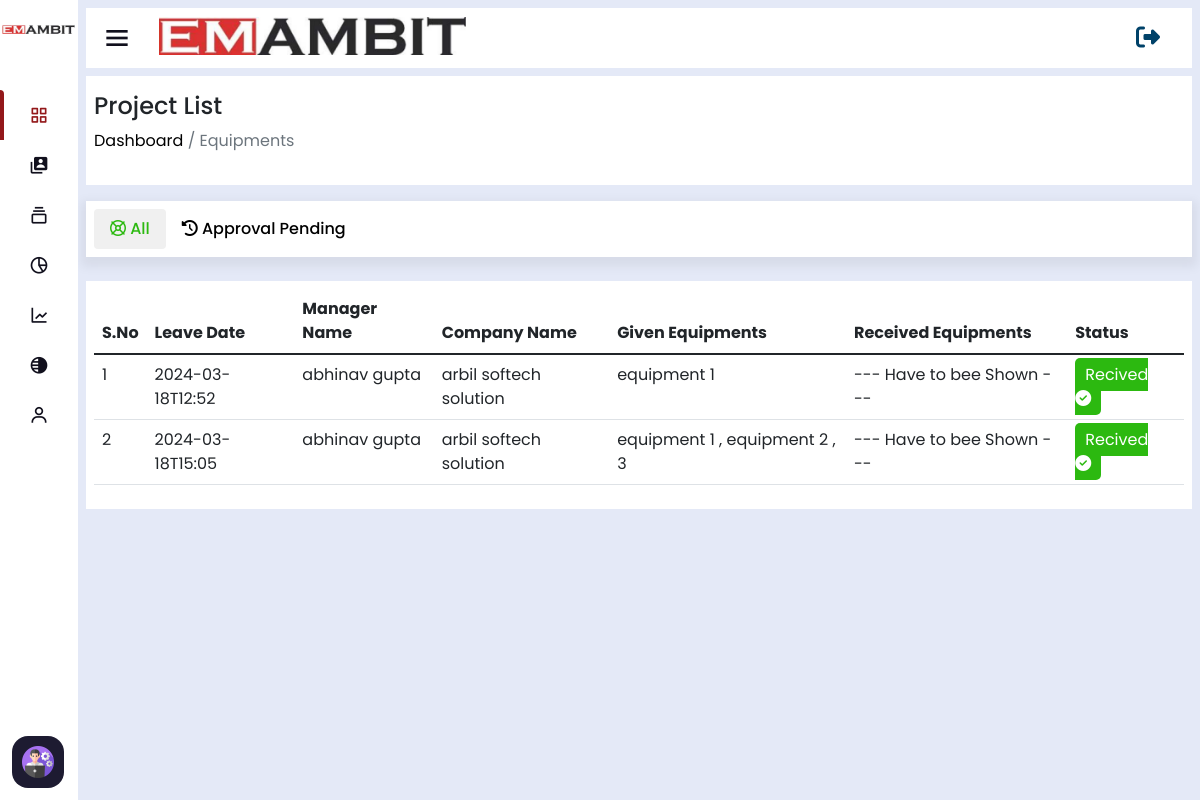
/equipment-page/ (signed in), run on an earlier commit of the app's database.
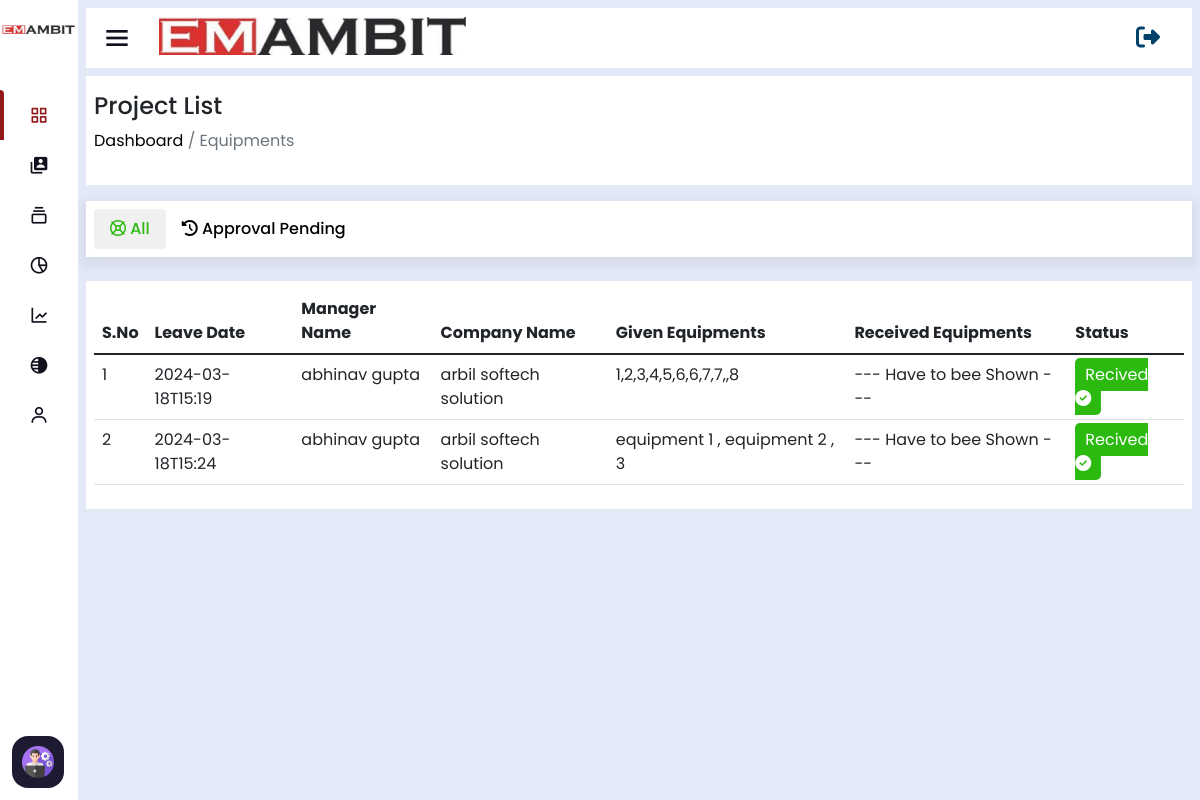
And on a later commit of the database.
### home/models.py (models this page shows, shortened)
class AssignEngineer(models.Model):
    company_name=models.ForeignKey(ClientCompanyInfo,on_delete=models.CASCADE)
    manager_name=models.ForeignKey(CustomUser,on_delete=models.CASCADE,related_name='manager_assignments',default=None)
    engineer_one=models.ForeignKey(CustomUser,on_delete=models.CASCADE, null=True,blank=True,related_name='engineer_one_assignments')
    engineer_two=models.ForeignKey(CustomUser,on_delete=models.CASCADE,null=True,blank=True, related_name='engineer_two_assignments')
    engineer_three=models.ForeignKey(CustomUser,on_delete=models.CASCADE,null=True,blank=True, related_name='engineer_three_assignments')
    visit_purpose=models.CharField(max_length=254)
    machine_type=models.CharField(max_length=254)
    leave_date=models.CharField(max_length=254)
    reach_date=models.CharField(max_length=254)
    travel_by=models.ForeignKey(AddTravelBy,on_delete=models.CASCADE)
    timestampt=models.DateTimeField(auto_now_add=True,null=True,blank=True)
    ending_date=models.CharField(max_length=100,null=True,blank=True,default='Work on Progress')
    work_status=models.CharField(max_length=100,blank=True,null=True,default='Doing')
    project_link=models.CharField(max_length=1000,null=True,blank=True)
    download_link=models.CharField(max_length=254,null=True,blank=True)
    equipment = models.TextField(max_length=1000,null=True,blank=True)

class CustomUser(AbstractUser):
    username = None
    email = models.EmailField(unique=True)
    user_phone = models.CharField(max_length=50,unique=True)
    user_address=models.CharField(max_length=50)
    user_gender=models.CharField(max_length=50)
    user_status=models.CharField(max_length=100,null=True,blank=True,default='Engineer')
    total_cost=models.IntegerField(default=0,null=True,blank=True)
    visible_password=models.CharField(max_length=254,null=True,blank=True)
    attendance_status=models.CharField(max_length=250,null=True,blank=True,default="A")
    USERNAME_FIELD = 'email'
    REQUIRED_FIELDS = []
    objects = CustomUserManager()

class ClientCompanyInfo(models.Model):
    company_name=models.CharField(max_length=200)
    company_phone=models.CharField(max_length=20)
    contact_person=models.CharField(max_length=250)
    company_email=models.CharField(max_length=254)
    company_gst=models.CharField(max_length=50)
    company_address=models.CharField(max_length=254)
    timestampt=models.DateTimeField(auto_now_add=True,null=True,blank=True)
    def __str__(self) -> str:
        return self.company_name

### home/views.py (the view)
# urls.py: path('equipment-page/',equipment_view),
@login_required(login_url='/login')
def equipment_view(request):
    equipment_object=AssignEngineer.objects.all()
    equipment_data=[]
    for i in equipment_object:
        if i.equipment is not None and i.equipment !='':
            equipment_data.append(i)
    return render(request,'equipment-page.html',{'equipment_data':equipment_data})

### home/templates/equipment-page.html (shortened to what this page needs)
<!DOCTYPE html>
<html lang="en" dir="ltr">
<head>
    {% include 'header-links.html' %}
<body>
    {% include 'header.html' %}
    {% if user.is_authenticated and user.is_superuser %}
    <section class="nav-section">
        {% include 'subtitle.html' %}
        <div class="breadcum">
            <h2>Project List</h2>
            <p> <a href="/"> Dashboard</a> / Equipments</p>
        </div>
        <div class="project-list-links">
            <div class="links p-2">
                <ul class="nav nav-pills" id="pills-tab" role="tablist">
                    <li class="nav-item" role="presentation" >
                      <div class="nav-link active" id="pills-home-tab" data-bs-toggle="pill" data-bs-target="#pills-home" role="tab" aria-controls="pills-home" aria-selected="true"><i class="fa-regular fa-life-ring"></i> All </div>
                    </li>
                    <li class="nav-item" role="presentation">
                      <div class="nav-link" id="pills-pending-tab" data-bs-toggle="pill" data-bs-target="#pills-pending" role="tab" aria-controls="pills-pending" aria-selected="false"><i class="fa-solid fa-clock-rotate-left"></i> Approval Pending</div>
                    </li>
                </ul>
            </div>
            <div>
                <div  class="tab-content project-cards-main mt-4 p-2" id="pills-tabContent">
                    <div class="tab-pane fade show active" id="pills-home" role="tabpanel" aria-labelledby="pills-home-tab">
                        <div class="assign-engineer-table overflow-auto editable-table" style="background: white;">
                            <div class="row">
                              <div class="col-md-12">
                                <table class="table large-table">
                                    <thead>
                                        <tr>
                                          <th scope="col">S.No</th>
                                          <th scope="col">Leave Date</th>
                                          <th scope="col">Manager Name</th>
                                          <th scope="col">Company Name</th>
                                          <th scope="col">Given Equipments</th>
                                          <th scope="col">Received Equipments</th>
                                          <th scope="col">Status</th>
                                        </tr>
                                    </thead>
                                    <tbody>
                                        {% for i in equipment_data %}
                                        <tr>
                                          <td>{{forloop.counter}}</td>
                                          <td>{{i.leave_date}}</td>
                                          <td>{{i.manager_name.first_name}}</td>
                                          <td>{{i.company_name}}</td>
                                          <td>{{i.equipment}}</td>
                                          <td>
                                            --- Have to bee Shown ---
                                          </td>
                                          <td class="receive-btn">
                                            <a href="javascript:void(0)">Recived <i class="fa-solid fa-circle-check"></i></a>
                                          </td>
                                        </tr>
                                        {% endfor %}
                                    </tbody>
                                </table>
                              </div>
                            </div>
                        </div>
                    </div>
                </div>
            </div>
        </div>
    </section>
    {% else %}
    <script>
        window.location.href = '/page-note-found'
    </script>
    {% endif %}
</body>
</html>

What changed in the data, as far as the page shows it:
no longer on this page (row edited): AssignEngineer: leave_date "2024-03-18T12:52", manager_name.first_name "abhinav gupta", company_name "arbil softech solution", equipment "equipment 1"
no longer on this page (row edited): AssignEngineer: leave_date "2024-03-18T15:05", manager_name.first_name "abhinav gupta", company_name "arbil softech solution", equipment "equipment 1 , equipment 2 , 3"
added AssignEngineer: leave_date "2024-03-18T15:19", manager_name.first_name "abhinav gupta", company_name "arbil softech solution", equipment "1,2,3,4,5,6,6,7,7,,8"
added AssignEngineer: leave_date "2024-03-18T15:24", manager_name.first_name "abhinav gupta", company_name "arbil softech solution", equipment "equipment 1 , equipment 2 , 3"
